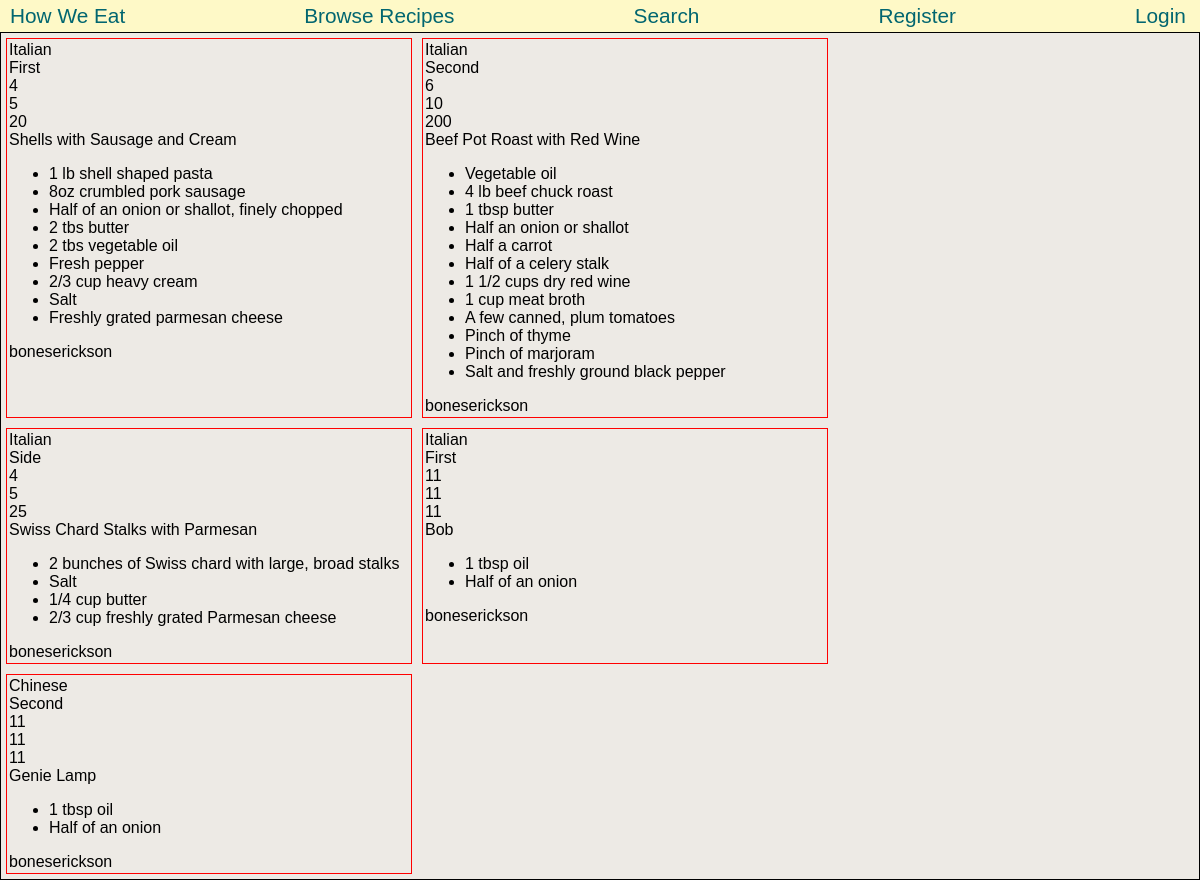
The page /profile/boneserickson on the database as committed earlier.
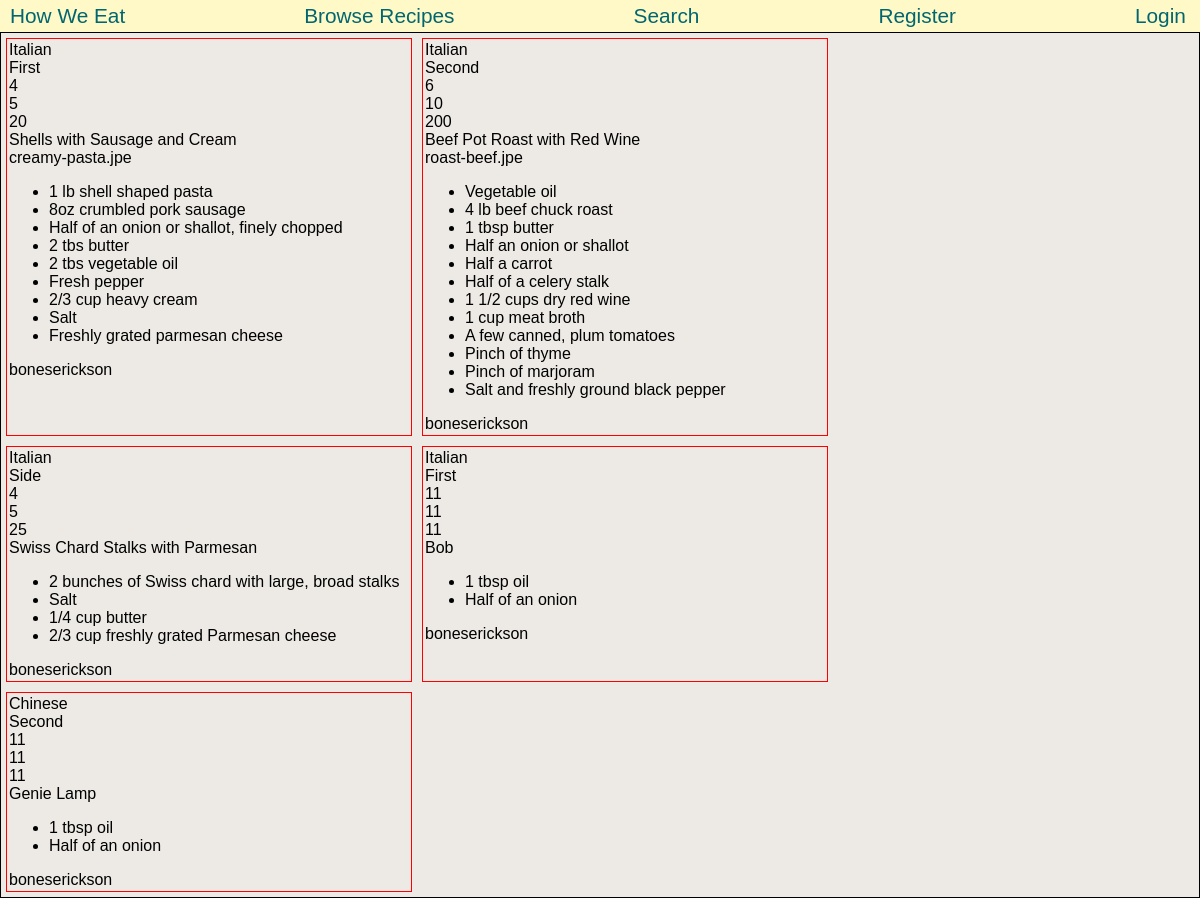
The same page on the database as committed later.
### cooking/models.py (models this page shows)
class RecipeItem(models.Model):
    name = models.CharField(max_length=100)
    image = models.ImageField(blank=True)
    prep_time = models.IntegerField()
    cook_time = models.IntegerField()
    servings = models.IntegerField()
    ingredients = models.TextField()
    directions = models.TextField()
    course = models.CharField(max_length=30)
    cuisine = models.CharField(max_length=30)
    creator = models.ForeignKey(User, on_delete=models.CASCADE)

class User(AbstractUser):
    pass

### cooking/views.py (the view)
# urls.py: path('profile/<str:username>', views.profile, name="profile")
def profile(request, username):
    user = User.objects.get(username=username)
    recipe_items = RecipeItem.objects.filter(creator=user)
    for recipe_item in recipe_items:
        recipe_item.ingredients = markdown2.markdown(recipe_item.ingredients)
        recipe_item.directions = markdown2.markdown(recipe_item.directions)
    return render(request, "cooking/profile.html", {
        'recipe_items': recipe_items
    })

### cooking/templates/cooking/profile.html
{% extends "cooking/layout.html" %}
{% block body %}
<div class="recipe-container">
    {% for recipe_item in recipe_items %}
        <div class="recipe-box">
            <div>{{ recipe_item.cuisine }}</div>
            <div>{{ recipe_item.course }}</div>
            <div>{{ recipe_item.servings }}</div>
            <div>{{ recipe_item.prep_time }}</div>
            <div>{{ recipe_item.cook_time }}</div>
            <div>{{ recipe_item.name }}</div>
            <div>{{ recipe_item.image }}</div>
            <div>{{ recipe_item.ingredients|safe }}</div>
            <div>{{ recipe_item.creator }}</div>
        </div>
    {% endfor %}
    </div>
{% endblock %}

Rows that differ between the two databases and show on the page:
changed RecipeItem "Shells with Sausage and Cream": image (not shown) → "creamy-pasta.jpe"
changed RecipeItem "Beef Pot Roast with Red Wine": image (not shown) → "roast-beef.jpe"
